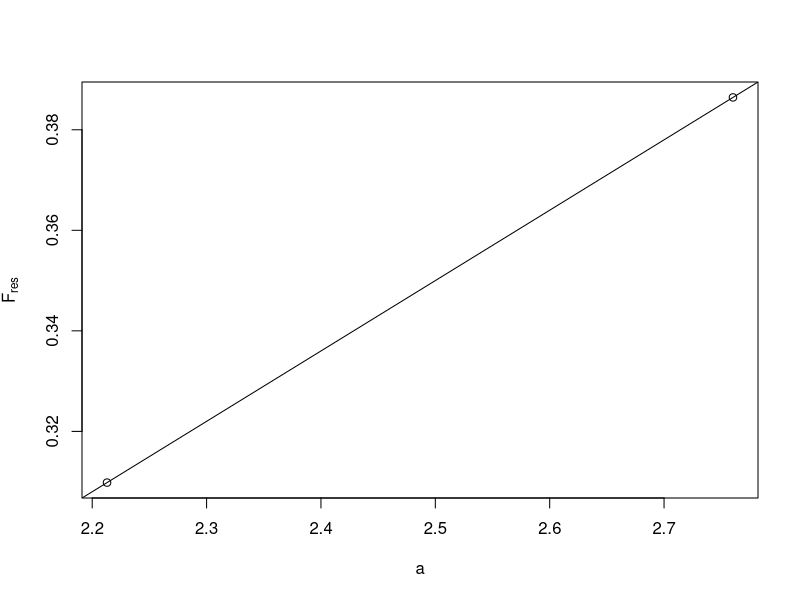

Write the R code that produced this figure.
mydata <- read.csv('Opgave1.csv')


fit <- lm(mydata$hast ~ mydata$ltime)
fit2 <- lm(mydata$hast2 ~ mydata$ltime2)

coe <- coef(fit)
coe2 <- coef(fit2)

acc <- 0.140*coe[2]
acc2 <- 0.140*coe2[2]

fit3 <- lm(c(acc, acc2) ~ c(coe[2], coe2[2]))
coe3 <- coef(fit3)

coe3[2]

plot(c(coe[2], coe2[2]), c(acc, acc2), xlab = "a", ylab = expression(F[res]))
abline(fit3)
